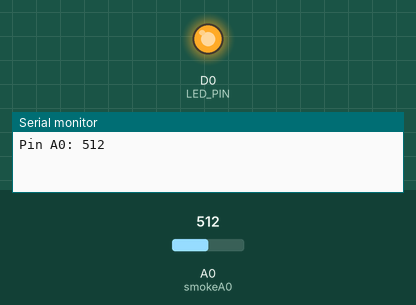
This sketch was run on a simulated ESP8266 (NodeMCU). Shown: output pins drawn as LEDs (lit = HIGH), the last lines printed to the serial monitor. The inputs (shaded band) are chosen by the test bench; at power-on: A0 (smokeA0) = 512. WiFi joins after 1.5 s; servers stay silent unless stated.

Above: at 5.7 s.
5.8 s: A0 (smokeA0) set to 110
8.0 s: A0 (smokeA0) set to 99
At 10.0 s:
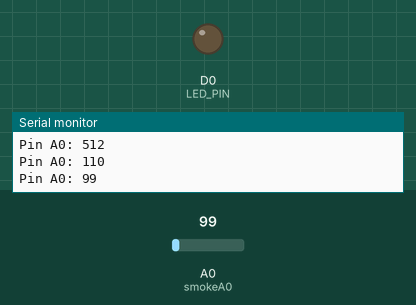
10.8 s: A0 (smokeA0) set to 115
At 13.1 s:
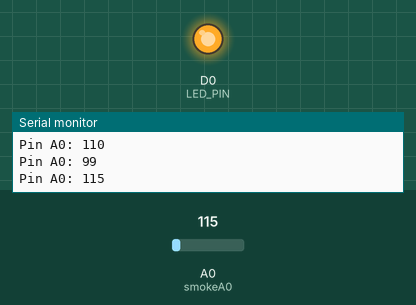
Timing chart, 0 to 14.6 s (numbered marks = the images above; inputs shaded):
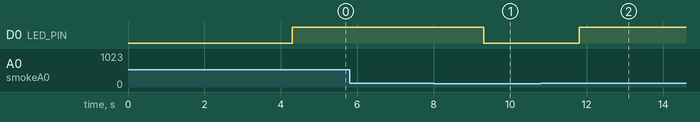

The sketch:

Esp-8266.ino
```cpp
#define BLYNK_TEMPLATE_ID "TMPL6LSpSI8y9"
#define BLYNK_TEMPLATE_NAME "Gas Leakage Alert"
#define BLYNK_AUTH_TOKEN "6zS72-C0p5Nt52I5FqLR4VSr6CLj3Cag"

//above one is generated by Blynk

#define BLYNK_PRINT Serial
#include <ESP8266WiFi.h>
#include <BlynkSimpleEsp8266.h>

char auth[] = BLYNK_AUTH_TOKEN;
char ssid[] = "Wifi Username";
char pass[] = "Wifi Password";

int smokeA0 = A0;
int data = 0;

BlynkTimer timer;

// Define pins
#define MQ2_SENSOR A0
#define LED_PIN D0

int gasThreshold = 105;  // Threshold for gas detection


void sendSensor(){
  int data = analogRead(smokeA0);  // Read the gas value from the MQ2 sensor
  Blynk.virtualWrite(V0, data);    // Send the gas value to the Blynk app (Virtual Pin 0)

  Serial.print("Pin A0: ");
  Serial.println(data);

  if (data > gasThreshold) {       // Check if the gas value exceeds the threshold
    digitalWrite(LED_PIN, HIGH);   // Turn on the LED
    Blynk.logEvent("gas_alert", "Gas Leakage Detected");
  } else {
    digitalWrite(LED_PIN, LOW);    // Turn off the LED
  }
}

void setup() {
  Serial.begin(115200);
  Blynk.begin(auth, ssid, pass);

  // Set up pin modes
  pinMode(smokeA0, INPUT);
  pinMode(LED_PIN, OUTPUT);

  timer.setInterval(2500L, sendSensor);  // Call sendSensor() every 2.5 seconds
}

void loop() {
  Blynk.run();   // Run Blynk
  timer.run();   // Run the timer
}
```

Measured:
- the behaviour switches between 106 and 105 on A0 (smokeA0) (found by bisection; images 0 and 1)
- after the input at 8.0 s, D0 (LED_PIN): HIGH → LOW after 1.3 s
- after the input at 10.8 s, D0 (LED_PIN): LOW → HIGH after 1.0 s
